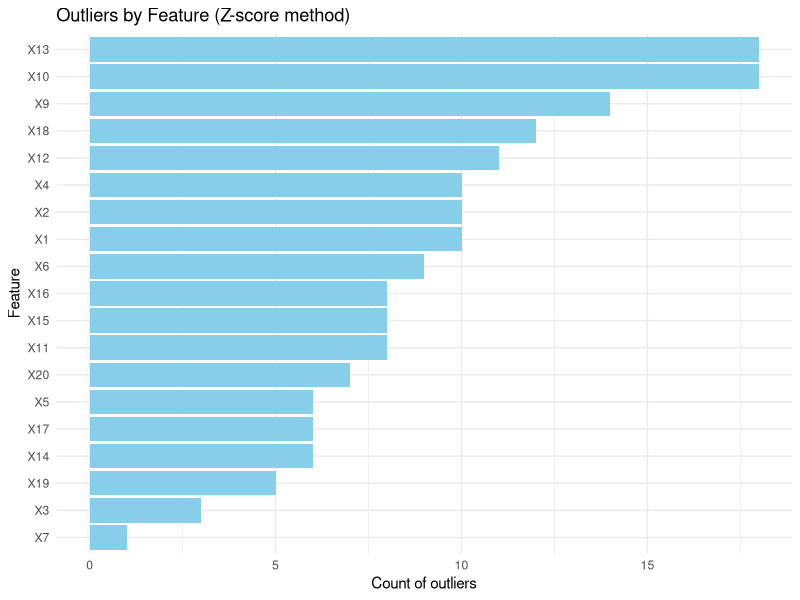
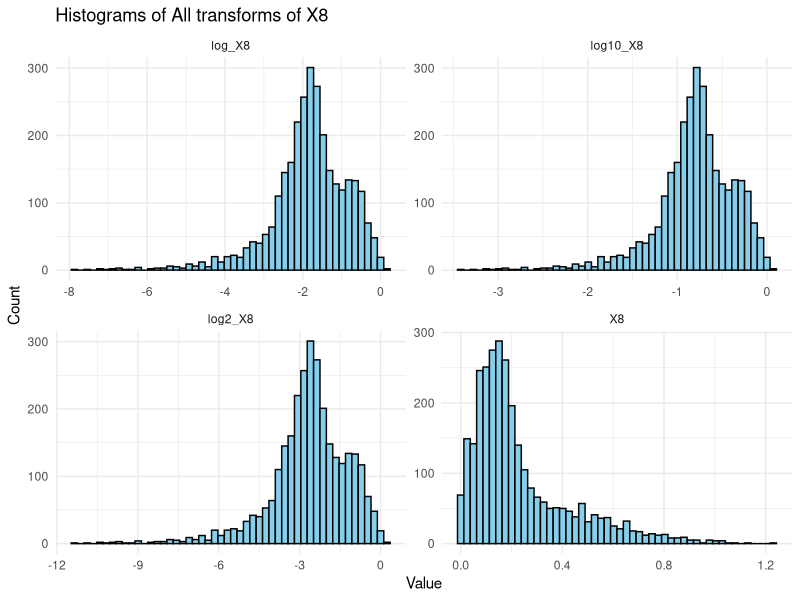
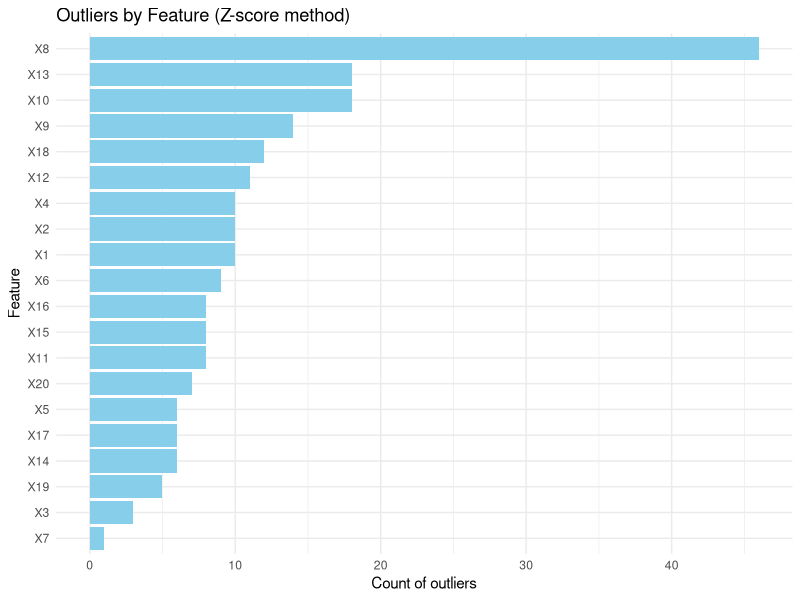

Recreate these plots in R, in order. (Note: this script raises an error after producing the figures.)
## ---- chunk 1
knitr::opts_chunk$set(
  warning = FALSE,
  message = FALSE,
  echo = TRUE,
  fig.width = 6,      
  fig.height = 4,     
  out.width = "80%",  
  fig.align = "center"
)
## ---- chunk 2

library(tidyverse)
library(skimr)  

## ---- chunk 3

data <- read_csv("Data(2).csv")

dim(data)
skim(data)

data_clean <- data %>% drop_na()
cat("\n\n", "Original rows:", nrow(data), "\n")
cat("Rows after removing missing values:", nrow(data_clean), "\n")
cat("Rows removed:", nrow(data) - nrow(data_clean), "\n")
## ---- chunk 4
# this is mostly the same code as in the eda file

# calculate z score to use for detecting anomalies. We are going to use this for all columns except label and column X8
data_ex_x8 <- data_clean %>% select(-X8)
data_x8 <- data_clean %>% select(X8)

z_scores <- data_ex_x8 %>%
  select(-label) %>%
  mutate(across(everything(), scale)) %>%
  mutate(row_id = row_number())


z_long <- z_scores %>%
  pivot_longer(cols = -row_id, names_to = "feature", values_to = "z_score")


z_outliers <- z_long %>%
  filter(z_score > 3 | z_score < -3)


z_outlier_count <- z_outliers %>%
  group_by(feature) %>%
  summarise(count = n()) %>%
  arrange(desc(count))

ggplot(z_outlier_count, aes(x = reorder(feature, count), y = count)) +
  geom_bar(stat = "identity", fill = "skyblue") +
  coord_flip() +
  labs(title = "Outliers by Feature (Z-score method)",
       x = "Feature", y = "Count of outliers") +
  theme_minimal()
## ---- chunk 5

z_test_outlier_rows <- z_outliers %>% 
  distinct(row_id) %>% 
  pull(row_id)
## ---- chunk 6

summary(data_x8)


## ---- chunk 7

data_x8 <- data_x8 %>% 
  mutate(log_X8 = log(X8), log2_X8 = log(X8, base=2), log10_X8 = log(X8, base=10))

data_x8_long <- data_x8 %>%
  pivot_longer(
    cols = everything(), names_to="transform", values_to="value"
  )

ggplot(data_x8_long, aes(x = value)) +
  geom_histogram(bins = 50, fill = "skyblue", color = "black") +
  facet_wrap(~ transform, scales = "free") +
  theme_minimal() +
  labs(x = "Value", y = "Count", title = "Histograms of All transforms of X8")

## ---- chunk 8
data_clean <- data_clean %>% mutate(X8=log(X8))


z_scores <- data_clean %>%
  select(-label) %>%
  mutate(across(everything(), scale)) %>%
  mutate(row_id = row_number())


z_long <- z_scores %>%
  pivot_longer(cols = -row_id, names_to = "feature", values_to = "z_score")


z_outliers <- z_long %>%
  filter(z_score > 3 | z_score < -3)


z_outlier_count <- z_outliers %>%
  group_by(feature) %>%
  summarise(count = n()) %>%
  arrange(desc(count))

ggplot(z_outlier_count, aes(x = reorder(feature, count), y = count)) +
  geom_bar(stat = "identity", fill = "skyblue") +
  coord_flip() +
  labs(title = "Outliers by Feature (Z-score method)",
       x = "Feature", y = "Count of outliers") +
  theme_minimal()
## ---- chunk 9

library(rstatix)

data_long <- data_clean %>%
  select(X8) %>%
  mutate(row_id = row_number()) %>%
  pivot_longer(cols = -row_id, names_to = "Feature", values_to = "Value")


boxscore_outliers <- data_long %>%
  group_by(Feature) %>%
  identify_outliers(Value) # rstatix uses iqr method by default, i think

boxscore_outliers

extreme_outliers <- boxscore_outliers %>% 
  filter(is.extreme)

cat("\nrstatix boxscore X8 outliers:", nrow(boxscore_outliers), "\n")
cat("rstatix extreme boxscore X8 outliers:", nrow(extreme_outliers))
## ---- chunk 10


all_outlier_rows <- z_outliers %>%
  distinct(row_id) %>%
  pull(row_id)




outlier_label_counts <- data_clean %>%
  mutate(row_id = row_number()) %>% # im hoping row_number() is deterministic? i should check this, or create row_id immediately when loading data
  filter(row_id %in% all_outlier_rows) %>%
  count(label, name = "count") %>%
  mutate(percentage = round(count / sum(count) * 100, 1))


outlier_label_counts


## ---- chunk 11
cat("Total rows with outliers:", length(outlier_rows), "\n")
cat("Percentage of rows with outliers:", 
    round(length(outlier_rows) / nrow(data_clean) * 100, 2), "%\n")

## ---- chunk 12

data_no_outliers <- data_clean %>%
  mutate(row_id = row_number()) %>%
  filter(!(row_id %in% all_outlier_rows)) %>%
  select(-row_id)  # drop row_id, wont use it again


cat("Original dataset rows:", nrow(data_clean), "\n")
cat("Rows after outlier removal:", nrow(data_no_outliers), "\n")
cat("Rows removed:", nrow(data_clean) - nrow(data_no_outliers), "\n")

# lets double check that we haven't altered the label distribution
class_before <- data_clean %>%
  count(label) %>%
  mutate(percentage = round(n / sum(n) * 100, 2)) %>%
  rename(count_before = n, pct_before = percentage)

class_after <- data_no_outliers %>%
  count(label) %>%
  mutate(percentage = round(n / sum(n) * 100, 2)) %>%
  rename(count_after = n, pct_after = percentage)


class_comparison <- left_join(class_before, class_after, by = "label") %>%
  mutate(
    removed = count_before - count_after,
    pct_change = round((pct_after - pct_before), 2)
  )

class_comparison
## ---- chunk 13

write_csv(data_no_outliers, "data_clean.csv")



